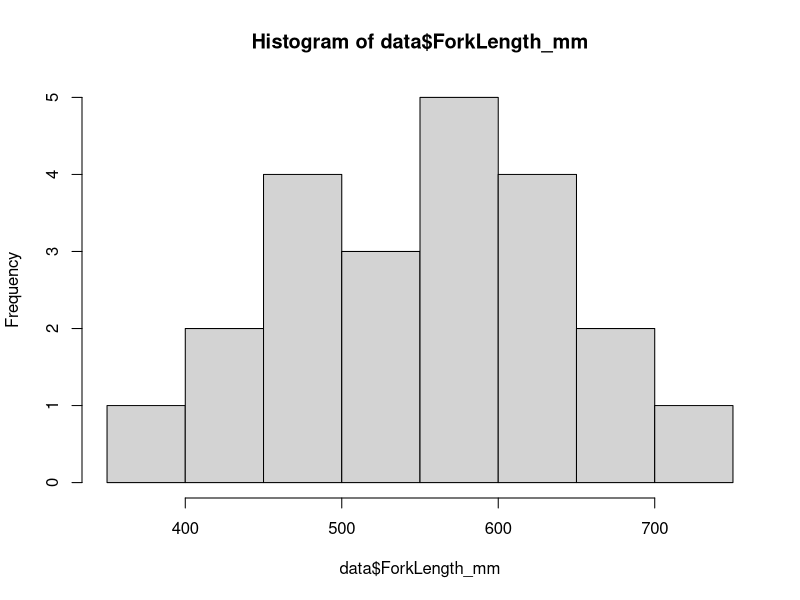
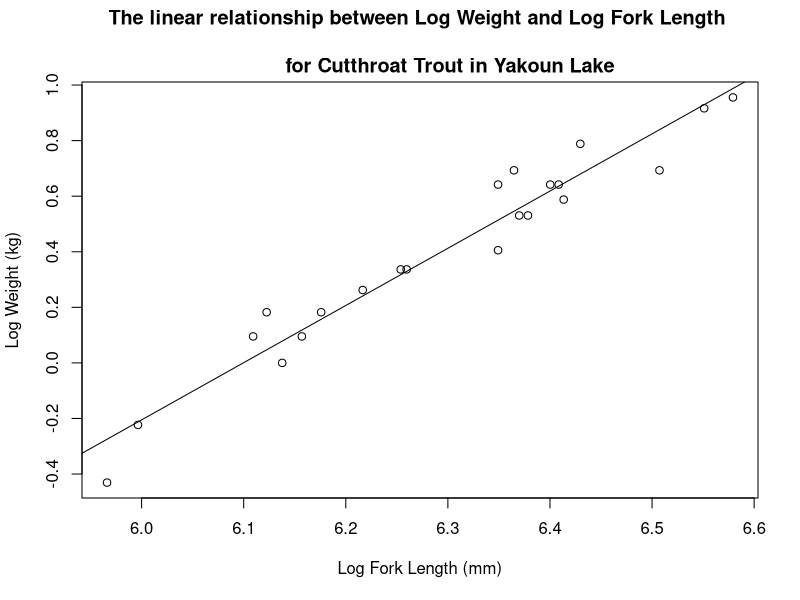
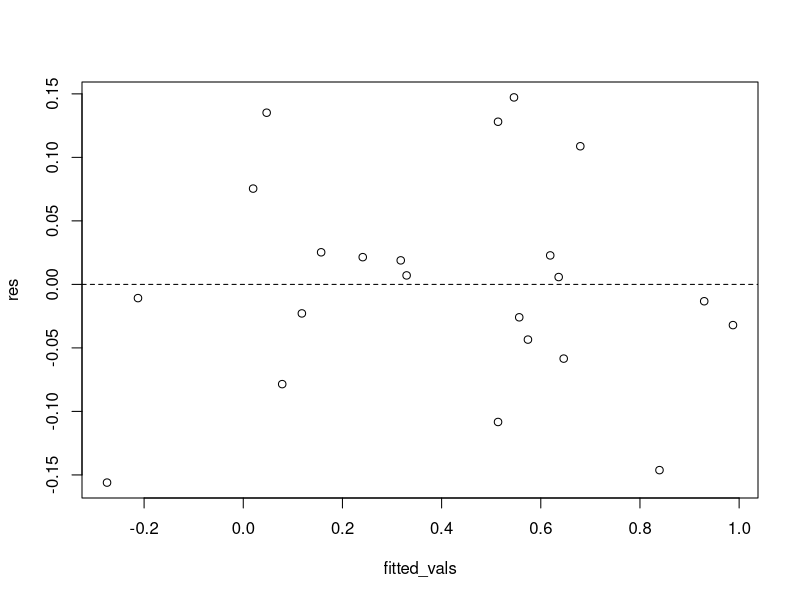

These figures' R source, in order:
data <- 
  read.csv(
    file = "example/yakoun-population/data/capture.csv"
  )
head(data)

summary(data)

# changing JR to JT
# filter to the value you want to change
# and if you filtered correctly "JR" should print
data$Guide[data$Guide == "JR"]
# then reassign to the proper value
data$Guide[data$Guide == "JR"] <- "JT"
# print table to double check correction
head(data)

# How would you change the day 226 to 26?


data$CaptureTime <- data$CapTime
head(data)

# check the values in the column to make sure it is ok to drop
data$X
# drop column by setting it to NULL
data$X <- NULL
data$CapTime <- NULL
# look at the data to check X and CapTime were dropped
str(data)

# create the new column 
data$Weight_kg <- data$Weight_g / 1000
# reorder columns to move Weight_km next to Weight_g 
# and CaptureTime back to after Guide
data <- data[, c(1, 2, 3, 4, 9, 5, 6, 10, 7, 8)]
str(data)



 View(data)

hist(data$ForkLength_mm, 6)

# What happens to the plot when you increase the number of bins to 20?


# Can you plot a histogram for the weight?

data$LogForkLength <- log(data$ForkLength_mm)
data$LogWeight <- log(data$Weight_kg)

linear_mod <- 
  lm(
    LogWeight ~ LogForkLength, 
    data = data
  )

summary(linear_mod)

coefficients(linear_mod)
intercept <- coefficients(linear_mod)[1]
slope <- coefficients(linear_mod)[2]

confint(linear_mod, level = 0.95)

{plot(
  data$LogForkLength, 
  data$LogWeight,
  xlab = "Log Fork Length (mm)",
  ylab = "Log Weight (kg)",
  main = "The linear relationship between Log Weight and Log Fork Length \n 
          for Cutthroat Trout in Yakoun Lake"
) 
 abline(linear_mod, untf = TRUE)}

# get the residuals 
res <- resid(linear_mod)
print(res)
# get the fitted values
fitted_vals <- fitted(linear_mod)
print(fitted_vals)
# plot the residuals vs fitted values 
{plot(fitted_vals, res)
  # make a dashed horizontal line at 0
 abline(h = c(0), lty = 2)}

# AP guide length data
guide_ap <- data$ForkLength_mm[data$Guide == "AP"]
mean(guide_ap)

# JT guide length data
guide_jt <- data$ForkLength_mm[data$Guide == "JT"]
mean(guide_jt)

# Can you get the median value for both guides?


# a unpaired t-test with a 95% confidence interval
guide_test <- 
  t.test(
    guide_ap, 
    guide_jt,
    paired = FALSE, 
    conf.level = 0.95
  )

guide_test$conf.int

guide_test$statistic
# test the hypothesis
guide_test$p.value

# null test at 95% confidence
if (guide_test$p.value < 0.05) {
  print("Reject the null hypothesis")
  print("Difference is significant")
} else {
  print("Failed to reject the null hypothesis")
}

# What other information can you get out of the `guide_test` list?


# You will get a different numbers when you run this on your machine
runif(1)
runif(1)
runif(1)

# We should all get the same number this time
set.seed(101)
runif(1)
runif(1)
runif(1)

set.seed(2547)
runif(1) 
runif(1) 
runif(1) 

 # Question 1: Perform a t-test for the beavers data set.
 # Can you access the confidence interval, test statistic and p-value?
 head(beaver1)
 head(beaver2)
 

 # Question 2: Set up a linear model to understand the relationship between height and diameter of black cherry trees in the  `trees` data set.
 head(trees)
 
